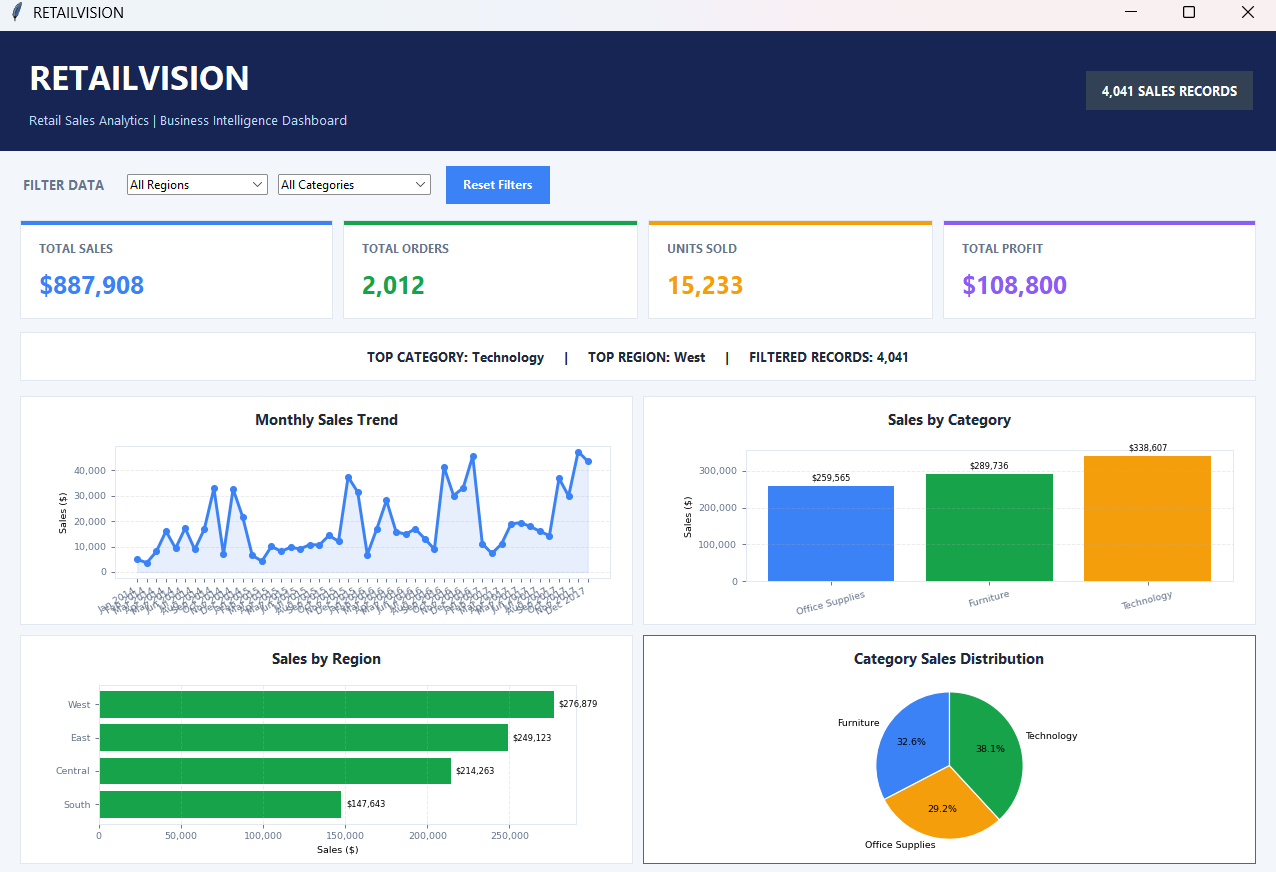

The script that drew this image:
import tkinter as tk
from tkinter import ttk, messagebox
from pathlib import Path

import pandas as pd
import matplotlib.pyplot as plt
from matplotlib.backends.backend_tkagg import FigureCanvasTkAgg
from matplotlib.ticker import FuncFormatter


# =====================================================
# CONFIGURATION
# =====================================================

BASE_DIR = Path(__file__).resolve().parent
DATA_FILE = BASE_DIR / "sales_data.csv"

BG = "#F3F6FB"
SIDEBAR = "#172554"
CARD = "#FFFFFF"
BLUE = "#3B82F6"
GREEN = "#16A34A"
ORANGE = "#F59E0B"
PURPLE = "#8B5CF6"
TEXT = "#1E293B"
MUTED = "#64748B"
BORDER = "#E2E8F0"


# =====================================================
# LOAD AND PREPARE KAGGLE DATA
# =====================================================

def load_data():
    # Support both the renamed CSV and original Kaggle filename.
    possible_files = [
        DATA_FILE,
        BASE_DIR / "Sample - Superstore.csv",
        BASE_DIR / "Sample-Superstore.csv"
    ]

    csv_file = next(
        (file for file in possible_files if file.exists()),
        None
    )

    if csv_file is None:
        raise FileNotFoundError(
            "Sales CSV file was not found.\n\n"
            "Place sales_data.csv in the same folder as dashboard.py."
        )

    # Read a larger CSV without relying on a small sample.
    errors = []

    for encoding in ("utf-8-sig", "latin1"):
        try:
            data = pd.read_csv(
                csv_file,
                encoding=encoding,
                sep=None,
                engine="python",
                on_bad_lines="warn"
            )
            break
        except Exception as error:
            errors.append(str(error))
    else:
        raise ValueError("\n".join(errors))

    # Clean column names.
    data.columns = [
        str(column).strip().replace("\ufeff", "")
        for column in data.columns
    ]

    # Match columns without depending on capitalization.
    column_lookup = {
        column.strip().lower(): column
        for column in data.columns
    }

    aliases = {
        "Order ID": ["Order ID", "Order_ID", "OrderID"],
        "Order Date": ["Order Date", "Date", "Order_Date"],
        "Product Name": ["Product Name", "Product", "Product_Name"],
        "Category": ["Category"],
        "Sub-Category": ["Sub-Category", "Sub Category"],
        "Region": ["Region"],
        "Sales": ["Sales", "Revenue"],
        "Quantity": ["Quantity", "Qty"],
        "Profit": ["Profit"]
    }

    rename_map = {}

    for standard_name, possible_names in aliases.items():
        for possible_name in possible_names:
            original_name = column_lookup.get(
                possible_name.lower()
            )

            if original_name is not None:
                rename_map[original_name] = standard_name
                break

    data = data.rename(columns=rename_map)

    required_columns = [
        "Order ID",
        "Order Date",
        "Category",
        "Region",
        "Sales",
        "Quantity"
    ]

    missing = [
        column for column in required_columns
        if column not in data.columns
    ]

    if missing:
        raise ValueError(
            f"Missing columns: {missing}\n\n"
            f"Columns found in CSV:\n{list(data.columns)}"
        )

    # Convert values to correct data types.
    data["Order Date"] = pd.to_datetime(
        data["Order Date"],
        errors="coerce"
    )

    data["Sales"] = pd.to_numeric(
        data["Sales"], errors="coerce"
    )

    data["Quantity"] = pd.to_numeric(
        data["Quantity"], errors="coerce"
    )

    if "Profit" in data.columns:
        data["Profit"] = pd.to_numeric(
            data["Profit"], errors="coerce"
        )
    else:
        data["Profit"] = 0

    # Remove invalid rows.
    data = data.dropna(
        subset=[
            "Order Date",
            "Sales",
            "Quantity",
            "Order ID",
            "Category",
            "Region"
        ]
    ).copy()

    if data.empty:
        raise ValueError("No valid sales records were found.")

    # Create chronological month labels.
    data["Month"] = data["Order Date"].dt.to_period("M")

    data["Month Label"] = data["Order Date"].dt.strftime(
        "%b %Y"
    )

    if "Product Name" not in data.columns:
        data["Product Name"] = "Unknown Product"

    if "Sub-Category" not in data.columns:
        data["Sub-Category"] = data["Category"]

    return data


try:
    df = load_data()

except Exception as error:
    error_root = tk.Tk()
    error_root.withdraw()

    messagebox.showerror(
        "Data Loading Error",
        str(error)
    )

    error_root.destroy()
    raise SystemExit


# =====================================================
# MAIN WINDOW
# =====================================================

root = tk.Tk()
root.title("RETAILVISION")
root.geometry("1280x850")
root.minsize(1000, 700)
root.configure(bg=BG)


# =====================================================
# HELPER FUNCTIONS
# =====================================================

def money(value):
    return f"{value:,.0f}"


def currency_axis(value, position):
    return f"{value:,.0f}"


def create_label(parent, text, size=10, color=TEXT,
                 bold=False, bg=CARD):
    return tk.Label(
        parent,
        text=text,
        font=(
            "Segoe UI",
            size,
            "bold" if bold else "normal"
        ),
        fg=color,
        bg=bg
    )


# =====================================================
# HEADER
# =====================================================

header = tk.Frame(root, bg=SIDEBAR, height=120)
header.pack(fill="x")
header.pack_propagate(False)

header_left = tk.Frame(header, bg=SIDEBAR)
header_left.pack(side="left", padx=28, pady=18)

tk.Label(
    header_left,
    text="RETAILVISION",
    font=("Segoe UI", 25, "bold"),
    fg="white",
    bg=SIDEBAR
).pack(anchor="w")

tk.Label(
    header_left,
    text="Retail Sales Analytics | Business Intelligence Dashboard",
    font=("Segoe UI", 10),
    fg="#BFDBFE",
    bg=SIDEBAR
).pack(anchor="w", pady=(6, 0))

header_right = tk.Frame(header, bg=SIDEBAR)
header_right.pack(side="right", padx=25)

tk.Label(
    header_right,
    text=f"{len(df):,} SALES RECORDS",
    font=("Segoe UI", 10, "bold"),
    fg="white",
    bg="#334155",
    padx=14,
    pady=9
).pack()


# =====================================================
# FILTER BAR
# =====================================================

filter_bar = tk.Frame(root, bg=BG)
filter_bar.pack(fill="x", padx=22, pady=(15, 8))

create_label(
    filter_bar,
    "FILTER DATA",
    size=10,
    color=MUTED,
    bold=True,
    bg=BG
).pack(side="left", padx=(0, 15))


region_var = tk.StringVar(value="All Regions")
category_var = tk.StringVar(value="All Categories")

region_options = ["All Regions"] + sorted(
    df["Region"].astype(str).unique().tolist()
)

category_options = ["All Categories"] + sorted(
    df["Category"].astype(str).unique().tolist()
)

region_box = ttk.Combobox(
    filter_bar,
    textvariable=region_var,
    values=region_options,
    state="readonly",
    width=19
)
region_box.pack(side="left", padx=5)

category_box = ttk.Combobox(
    filter_bar,
    textvariable=category_var,
    values=category_options,
    state="readonly",
    width=21
)
category_box.pack(side="left", padx=5)

reset_button = tk.Button(
    filter_bar,
    text="Reset Filters",
    command=lambda: reset_filters(),
    bg=BLUE,
    fg="white",
    activebackground="#2563EB",
    activeforeground="white",
    relief="flat",
    cursor="hand2",
    font=("Segoe UI", 9, "bold"),
    padx=13,
    pady=7
)
reset_button.pack(side="left", padx=10)


# =====================================================
# KPI CARDS
# =====================================================

kpi_frame = tk.Frame(root, bg=BG)
kpi_frame.pack(fill="x", padx=17, pady=8)

kpi_definitions = [
    ("TOTAL SALES", BLUE),
    ("TOTAL ORDERS", GREEN),
    ("UNITS SOLD", ORANGE),
    ("TOTAL PROFIT", PURPLE)
]

kpi_values = []

for title, accent in kpi_definitions:
    card = tk.Frame(
        kpi_frame,
        bg=CARD,
        highlightbackground=BORDER,
        highlightthickness=1
    )
    card.pack(
        side="left",
        fill="both",
        expand=True,
        padx=5
    )

    tk.Frame(
        card,
        bg=accent,
        height=4
    ).pack(fill="x")

    create_label(
        card,
        title,
        size=9,
        color=MUTED,
        bold=True
    ).pack(anchor="w", padx=15, pady=(13, 4))

    value_label = create_label(
        card,
        "0",
        size=19,
        color=accent,
        bold=True
    )
    value_label.pack(anchor="w", padx=15, pady=(0, 14))

    kpi_values.append(value_label)


# =====================================================
# BUSINESS INSIGHTS
# =====================================================

insight_frame = tk.Frame(
    root,
    bg=CARD,
    highlightbackground=BORDER,
    highlightthickness=1
)
insight_frame.pack(fill="x", padx=22, pady=(5, 10))

insight_label = create_label(
    insight_frame,
    "",
    size=10,
    color=TEXT,
    bold=True
)
insight_label.pack(
    fill="x",
    padx=15,
    pady=12,
    anchor="w"
)


# =====================================================
# CHART LAYOUT
# =====================================================

chart_area = tk.Frame(root, bg=BG)
chart_area.pack(
    fill="both",
    expand=True,
    padx=17,
    pady=(0, 12)
)

chart_area.grid_columnconfigure(0, weight=1)
chart_area.grid_columnconfigure(1, weight=1)
chart_area.grid_rowconfigure(0, weight=1)
chart_area.grid_rowconfigure(1, weight=1)


def make_chart_card(row, column, title):
    card = tk.Frame(
        chart_area,
        bg=CARD,
        highlightbackground=BORDER,
        highlightthickness=1
    )

    card.grid(
        row=row,
        column=column,
        sticky="nsew",
        padx=5,
        pady=5
    )

    title_label = create_label(
        card,
        title,
        size=11,
        bold=True
    )
    title_label.pack(pady=(9, 0))

    figure, axis = plt.subplots(
        figsize=(5.4, 2.65),
        dpi=85
    )

    figure.patch.set_facecolor(CARD)
    axis.set_facecolor(CARD)

    figure.subplots_adjust(
        left=0.14,
        right=0.97,
        top=0.86,
        bottom=0.22
    )

    canvas = FigureCanvasTkAgg(
        figure,
        master=card
    )

    canvas.get_tk_widget().pack(
        fill="both",
        expand=True,
        padx=5,
        pady=3
    )

    return figure, axis, canvas


fig_month, ax_month, canvas_month = make_chart_card(
    0, 0, "Monthly Sales Trend"
)

fig_category, ax_category, canvas_category = make_chart_card(
    0, 1, "Sales by Category"
)

fig_region, ax_region, canvas_region = make_chart_card(
    1, 0, "Sales by Region"
)

fig_share, ax_share, canvas_share = make_chart_card(
    1, 1, "Category Sales Distribution"
)


# =====================================================
# FILTERING AND CHART UPDATES
# =====================================================

def get_filtered_data():
    filtered = df.copy()

    selected_region = region_var.get()
    selected_category = category_var.get()

    if selected_region != "All Regions":
        filtered = filtered[
            filtered["Region"].astype(str) == selected_region
        ]

    if selected_category != "All Categories":
        filtered = filtered[
            filtered["Category"].astype(str) == selected_category
        ]

    return filtered


def update_dashboard(*args):
    data = get_filtered_data()

    # KPI calculations
    total_sales = data["Sales"].sum()
    total_orders = data["Order ID"].nunique()
    total_units = data["Quantity"].sum()
    total_profit = data["Profit"].sum()

    kpi_values[0].config(text=f"${money(total_sales)}")
    kpi_values[1].config(text=f"{total_orders:,}")
    kpi_values[2].config(text=f"{total_units:,.0f}")
    kpi_values[3].config(text=f"${money(total_profit)}")

    # Top category and region
    category_totals = data.groupby("Category")["Sales"].sum()
    region_totals = data.groupby("Region")["Sales"].sum()

    top_category = (
        str(category_totals.idxmax())
        if not category_totals.empty else "N/A"
    )

    top_region = (
        str(region_totals.idxmax())
        if not region_totals.empty else "N/A"
    )

    insight_label.config(
        text=(
            f"TOP CATEGORY: {top_category}     |     "
            f"TOP REGION: {top_region}     |     "
            f"FILTERED RECORDS: {len(data):,}"
        )
    )

    # Clear previous charts
    axes = [
        ax_month,
        ax_category,
        ax_region,
        ax_share
    ]

    for axis in axes:
        axis.clear()
        axis.set_facecolor(CARD)
        axis.tick_params(
            labelsize=8,
            colors=MUTED
        )

        for spine in axis.spines.values():
            spine.set_color(BORDER)

    # 1. MONTHLY SALES TREND
    if not data.empty:
        monthly = (
            data.groupby("Month")["Sales"]
            .sum()
            .sort_index()
        )

        month_labels = [
            period.strftime("%b %Y")
            for period in monthly.index
        ]

        ax_month.plot(
            range(len(monthly)),
            monthly.to_numpy(),
            color=BLUE,
            linewidth=2.5,
            marker="o",
            markersize=5
        )

        ax_month.fill_between(
            range(len(monthly)),
            monthly.to_numpy(),
            color=BLUE,
            alpha=0.12
        )

        ax_month.set_xticks(range(len(monthly)))
        ax_month.set_xticklabels(
            month_labels,
            rotation=30,
            ha="right"
        )

        ax_month.set_ylabel("Sales ($)", fontsize=8)
        ax_month.yaxis.set_major_formatter(
            FuncFormatter(currency_axis)
        )
        ax_month.grid(
            axis="y",
            linestyle="--",
            alpha=0.25
        )

    else:
        ax_month.text(
            0.5, 0.5, "No data available",
            ha="center", va="center",
            transform=ax_month.transAxes
        )

    # 2. SALES BY CATEGORY
    category_sales = (
        data.groupby("Category")["Sales"]
        .sum()
        .sort_values()
    )

    if not category_sales.empty:
        bars = ax_category.bar(
            category_sales.index.astype(str),
            category_sales.to_numpy(),
            color=[BLUE, GREEN, ORANGE, PURPLE][:len(category_sales)]
        )

        ax_category.set_ylabel("Sales ($)", fontsize=8)
        ax_category.yaxis.set_major_formatter(
            FuncFormatter(currency_axis)
        )

        ax_category.tick_params(
            axis="x",
            rotation=15
        )

        ax_category.grid(
            axis="y",
            linestyle="--",
            alpha=0.25
        )

        for bar in bars:
            height = bar.get_height()
            ax_category.annotate(
                f"${height:,.0f}",
                (
                    bar.get_x() + bar.get_width() / 2,
                    height
                ),
                ha="center",
                va="bottom",
                fontsize=7,
                xytext=(0, 3),
                textcoords="offset points"
            )
    else:
        ax_category.text(
            0.5, 0.5, "No data available",
            ha="center", va="center",
            transform=ax_category.transAxes
        )

    # 3. SALES BY REGION
    region_sales = (
        data.groupby("Region")["Sales"]
        .sum()
        .sort_values()
    )

    if not region_sales.empty:
        bars = ax_region.barh(
            region_sales.index.astype(str),
            region_sales.to_numpy(),
            color=GREEN
        )

        ax_region.set_xlabel("Sales ($)", fontsize=8)
        ax_region.xaxis.set_major_formatter(
            FuncFormatter(currency_axis)
        )

        ax_region.grid(
            axis="x",
            linestyle="--",
            alpha=0.25
        )

        for bar in bars:
            width = bar.get_width()

            ax_region.annotate(
                f"${width:,.0f}",
                (width, bar.get_y() + bar.get_height() / 2),
                xytext=(4, 0),
                textcoords="offset points",
                va="center",
                fontsize=7
            )
    else:
        ax_region.text(
            0.5, 0.5, "No data available",
            ha="center", va="center",
            transform=ax_region.transAxes
        )

    # 4. CATEGORY SALES DISTRIBUTION
    share = data.groupby("Category")["Sales"].sum()
    share = share[share > 0]

    if not share.empty:
        ax_share.pie(
            share.to_numpy(),
            labels=share.index.astype(str),
            autopct="%1.1f%%",
            startangle=90,
            colors=[
                BLUE,
                ORANGE,
                GREEN,
                PURPLE
            ][:len(share)],
            textprops={"fontsize": 8},
            wedgeprops={
                "linewidth": 1,
                "edgecolor": "white"
            }
        )

        ax_share.axis("equal")
    else:
        ax_share.text(
            0.5, 0.5, "No positive sales to display",
            ha="center", va="center",
            transform=ax_share.transAxes
        )

    # Refresh the charts
    for figure, canvas in [
        (fig_month, canvas_month),
        (fig_category, canvas_category),
        (fig_region, canvas_region),
        (fig_share, canvas_share)
    ]:
        figure.tight_layout()
        canvas.draw_idle()


def reset_filters():
    region_var.set("All Regions")
    category_var.set("All Categories")
    update_dashboard()


region_box.bind(
    "<<ComboboxSelected>>",
    update_dashboard
)

category_box.bind(
    "<<ComboboxSelected>>",
    update_dashboard
)


# =====================================================
# FOOTER
# =====================================================

footer = tk.Label(
    root,
    text=(
        "RETAIL SALES ANALYTICS  |  "
        "Python • Pandas • Matplotlib • Tkinter"
    ),
    bg=BG,
    fg=MUTED,
    font=("Segoe UI", 9)
)

footer.pack(pady=(0, 8))


# =====================================================
# START DASHBOARD
# =====================================================

update_dashboard()
root.mainloop()
